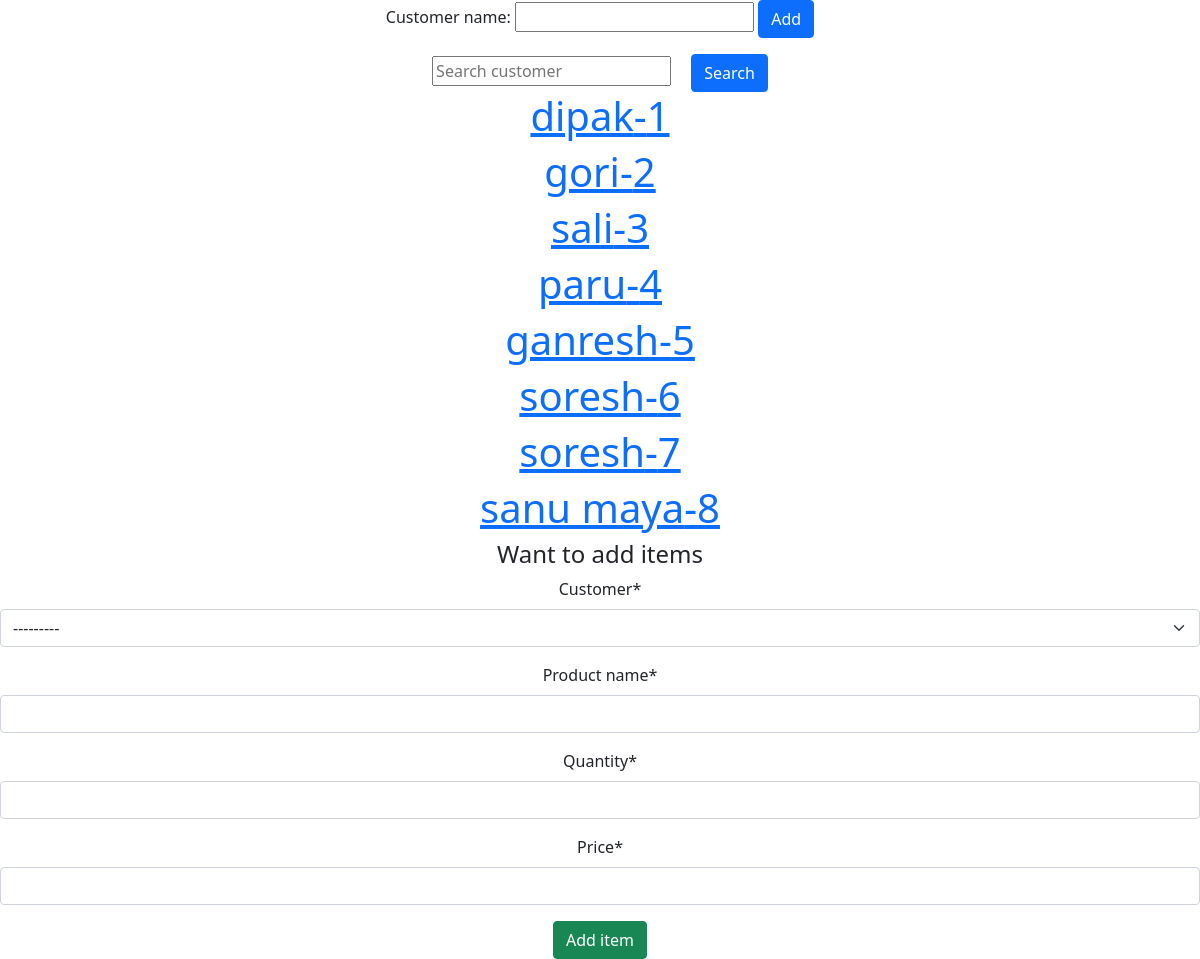
The app's page /udharo/ with its own data.
### udharo/models.py (models this page shows)
class Customer(models.Model):
    customer_name = models.CharField(max_length=100, blank=False)
    def __str__(self) -> str:
        return self.customer_name

### udharo/views.py (the view, shortened to what this page needs)
# urls.py: 2. Add a URL to urlpatterns:  path('', Home.as_view(), name='home')
class Home(views.View):
  def get(self, request, *args, **kwargs):
    customer = Customer.objects.all()
    customer_form = CustomerForm()
    product_form = ProductsForm()
    context = {}
    context['product_form'] = product_form
    context['customer'] = customer
    context['customer_form'] = customer_form
    return render(request, "home.html",context)

### udharo/forms.py
class ProductsForm(forms.ModelForm):
    class Meta:
        model = Product
        fields = ["customer","product_name","quantity","price"]

class CustomerForm(forms.ModelForm):
    class Meta:
        model = Customer
        fields = ["customer_name"]

### udharo/templates/home.html (shortened to what this page needs)
{% load crispy_forms_tags %}
<!doctype html>
<html lang="en">
  <head>
    <link href="https://cdn.jsdelivr.net/npm/bootstrap@5.0.2/dist/css/bootstrap.min.css" rel="stylesheet">
  </head>
  <body>
    <div class="d-flex flex-column text-center spac">
      <container>
      <div>
        <form action="" method="post">
            {{ customer_form }}
          <input type="submit" class="btn btn-primary"value='Add' />
        </form>
      </div>
    </container>
    <div class="mt-3">
        <container>
        <form action="" method="post">
          <input type="text" placeholder="Search customer" class="me-3">
          <input type="submit" class="btn btn-primary" value="Search" />
        </form>
      </container>
      </div>
      <div>
        {% for name in  customer%}
        <a href="{% url 'detail' name.id %}">
          <h1>{{name.customer_name}}-<span>{{name.id}}</span></h1>
        </a>
        {%endfor%}
      </div>
      <div class="text-center">
        <h4>Want to add items</h4>
      <form action="{% url 'home'%}" method="post">
        {{product_form|crispy}}
        <button type="submit" class="btn btn-success">Add item</button>
      </form>
    </div>
    </div>
  </body>
</html>

### records on screen
Customer: customer_name "dipak", id "1"
Customer: customer_name "gori", id "2"
Customer: customer_name "sali", id "3"
Customer: customer_name "paru", id "4"
Customer: customer_name "ganresh", id "5"
Customer: customer_name "soresh", id "6"
Customer: customer_name "soresh", id "7"
Customer: customer_name "sanu maya", id "8"
